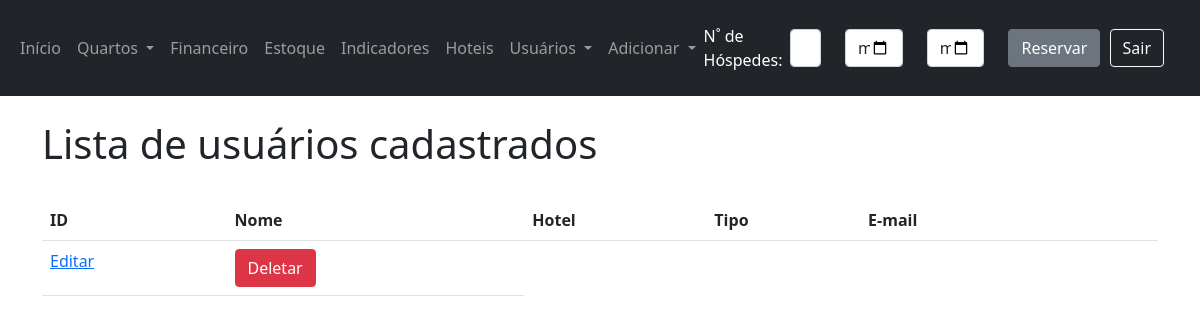
Page /lista-usuarios/ (signed in) on the earlier database version.
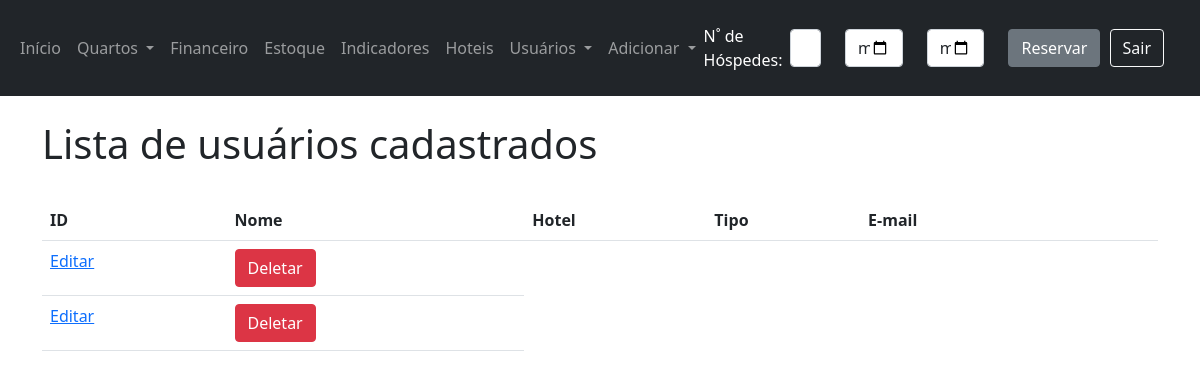
Same page on the later database version.
### app/models.py (models this page shows, shortened)
class User(db.Model, UserMixin):
    __tablename__ = 'users'
    id = db.Column(db.Integer, primary_key=True)
    name = db.Column(db.String(500))
    password = db.Column(db.String(500))
    password_confirmation = db.Column(db.String(500))
    profile = db.Column(db.String(15))
    email = db.Column(db.String(120), unique=True)
    hotel_id = db.Column(db.Integer)
    def get_id(self):
        return self.id
    def get_profile(self):
        return self.profile
    def get_hotel_id(self):
        return self.hotel_id

### app/views.py (the view)
@app.route('/lista-usuarios/')
@login_required
def lista_usuarios_endpoint():
    user_id = g.user.get_id()
    return listar_usuarios(user_id)

### app/forms.py
class VerificarDisponibilidade(FlaskForm):
    total_guests = IntegerField('Quantidade de héspedes', validators=[DataRequired()])
    check_in = DateField('Data Entrada', validators=[DataRequired()])
    check_out = DateField('Data Saída', validators=[DataRequired()])
    submeter = SubmitField('Reservar')

### app/views.py (called while the page is built)
@login_manager.user_loader
def load_user(id):
    return User.query.get(int(id))

@app.before_request
def before_request():
    g.user = current_user

@app.context_processor
def navbar():
    form_reserva = VerificarDisponibilidade()
    return dict(form_reserva=form_reserva)

### app/templates/lista_usuarios.html (shortened to what this page needs)
{% extends 'base.html' %}
{% block content %}
    <div class="mt-4">
        <h1>Lista de usuários cadastrados</h1>
        <br>
    </div>
    <table class="table table-hover">
        <tr>
            <th>ID</th>
            <th>Nome</th>
            <th>Hotel</th>
            <th>Tipo</th>
            <th>E-mail</th>
            <th></th>
            <th></th>
        </tr>
        {% for usuario in usuarios %}
        <td>
            <a href="{{ url_for('editar_usuario_endpoint', id=usuario.id) }}">Editar</a>
        </td>
        <td>
            <button type="button" class="btn btn-danger" data-bs-toggle="modal"
                    data-bs-target="#Modal_{{ usuario.id }}"
                    value="{{ usuario.id }}" id="user_{{ usuario.id }}">
                Deletar
            </button>
        </td>
        {% endfor %}
    </table>
{% endblock %}

### app/templates/base.html (shortened to what this page needs)
<!doctype html>
<html lang="pt">
<head>
    <link href="https://cdn.jsdelivr.net/npm/bootstrap@5.1.3/dist/css/bootstrap.min.css" rel="stylesheet"
>
    <link rel="stylesheet" type="text/css" href="https://cdn.datatables.net/1.10.25/css/dataTables.bootstrap5.css">
    <link rel='stylesheet' href="{{ url_for('static', filename='css/font-awesome/font-awesome.min.css') }}">
</head>
<body>
{% if current_user.is_authenticated %}
    {% include 'navbar.html' %}
{% endif %}
<div {% if "login" in request.path %} class="container-no-gutters" {% else %} class="container" {% endif %} >
    {% block content %}
    {% endblock %}
</div>
</body>
</html>

### app/templates/navbar.html (shortened to what this page needs)
<nav class="navbar navbar-expand-lg navbar-dark bg-dark">
    <div class="container-fluid">
        <div class="collapse navbar-collapse" id="navbarSupportedContent">
            <ul class="navbar-nav me-auto mb-2 mb-lg-0">
                <li class="nav-item">
                    <a class="nav-link" aria-current="page" href="{{ url_for('pagina_inicial') }}">Início</a>
                </li>
                <li class="nav-item dropdown">
                    <a class="nav-link dropdown-toggle" href="#" id="navbarDropdown" role="button"
                       data-bs-toggle="dropdown" aria-expanded="false">
                        Quartos
                    </a>
                </li>
                <li class="nav-item">
                    <a class="nav-link" aria-current="page" href="{{ url_for('listar_conta_endpoint') }}">Financeiro</a>
                </li>
                <li class="nav-item">
                    <a class="nav-link" aria-current="page" href="#">Estoque</a>
                </li>
                <li class="nav-item">
                    <a class="nav-link" aria-current="page" href="#">Indicadores</a>
                </li>
                {% if current_user.get_profile() in ['admin'] %}
                    <li class="nav-item">
                        <a class="nav-link" aria-current="page" href="{{ url_for('lista_hotel') }}">Hoteis</a>
                    </li>
                {% endif %}
                {% if current_user.get_profile() in ['admin', 'gerente'] %}
                    <li class="nav-item dropdown">
                    <a class="nav-link dropdown-toggle" href="#" id="navbarDropdown" role="button"
                       data-bs-toggle="dropdown" aria-expanded="false">
                        Usuários
                    </a>
                {% endif %}
                {% if current_user.get_profile() in ['admin', 'gerente'] %}
                    <li class="nav-item dropdown">
                        <a class="nav-link dropdown-toggle" href="#" id="navbarDropdown" role="button"
                           data-bs-toggle="dropdown" aria-expanded="false">
                            Adicionar
                        </a>
                    </li>
                {% endif %}
            </ul>
            <p class="text-white fs-6 me-2 mt-3">N˚ de Hóspedes:</p>
            <form method="POST">
                <div class="row">
                    <div class="form-group col-2">
                        {{ form_reserva.total_guests(class="form-control") }}
                    </div>
                    <div class="form-group col-3">
                        {{ form_reserva.check_in(class="form-control") }}
                    </div>
                    <div class="form-group col-3">
                        {{ form_reserva.check_out(class="form-control") }}
                    </div>
                    <div class="form-group col-2">
                        {{ form_reserva.submeter(class="btn btn-secondary") }}
                    </div>
                </div>
            </form>
            {% if current_user.is_authenticated %}
                <a class="nav-link" aria-current="page" href="{{ url_for('logout') }}">
                    <button type="button" class="btn btn-outline-light me-2">Sair</button>
                </a>
            {% else %}
                <a class="nav-link" aria-current="page" href="{{ url_for('login') }}">
                    <button type="button" class="btn btn-outline-light me-2">Entrar</button>
                </a>
            {% endif %}
        </div>
    </div>
</nav>

Differences in the rows shown:
added User: {{ usuario.id }} 6 (drawn)
